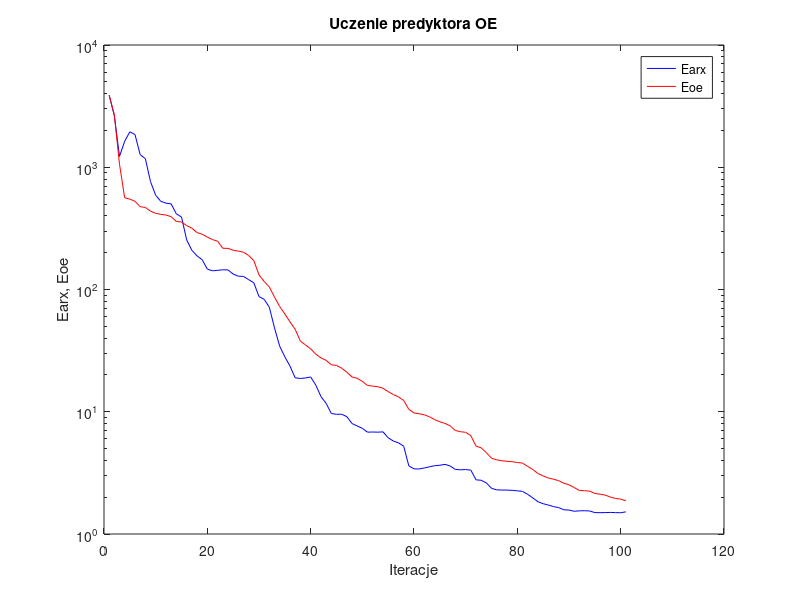
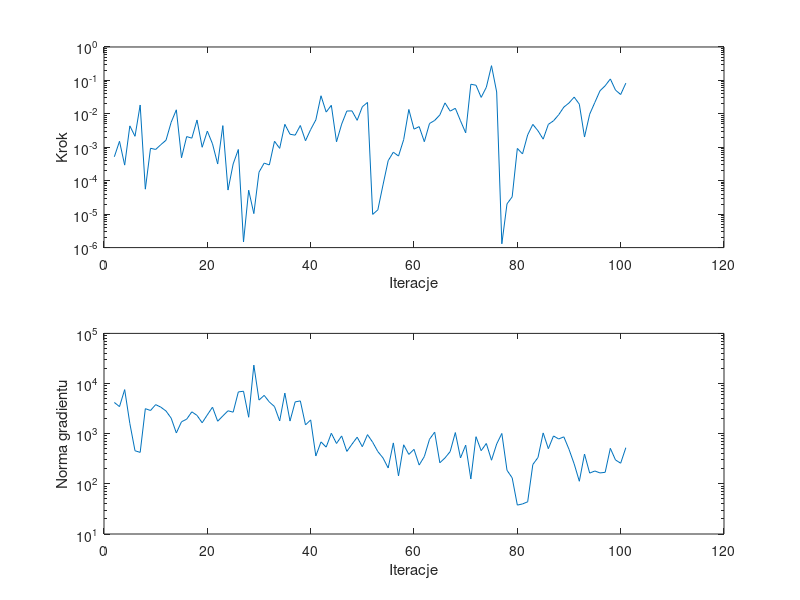

Source code (MATLAB) for these figures, in order:
%uczenie predyktora oe
clear all;
n=0; farx(n+1)=3.883083e+003; foe(n+1)=3.890146e+003; wspucz(n+1)=0.000000e+000; ng(n+1)=0.000000e+000;
%odnowa zmiennej metryki
n=1; farx(n+1)=2.635077e+003; foe(n+1)=2.687688e+003; krok(n+1)=5.202718e-004; ng(n+1)=4.194332e+003;
n=2; farx(n+1)=1.227608e+003; foe(n+1)=1.058267e+003; krok(n+1)=1.510644e-003; ng(n+1)=3.469566e+003;
n=3; farx(n+1)=1.632562e+003; foe(n+1)=5.628587e+002; krok(n+1)=2.930791e-004; ng(n+1)=7.567786e+003;
n=4; farx(n+1)=1.948512e+003; foe(n+1)=5.487753e+002; krok(n+1)=4.372259e-003; ng(n+1)=1.599738e+003;
n=5; farx(n+1)=1.852736e+003; foe(n+1)=5.264084e+002; krok(n+1)=2.133242e-003; ng(n+1)=4.568089e+002;
n=6; farx(n+1)=1.267267e+003; foe(n+1)=4.757349e+002; krok(n+1)=1.841334e-002; ng(n+1)=4.243210e+002;
n=7; farx(n+1)=1.176834e+003; foe(n+1)=4.691288e+002; krok(n+1)=5.587912e-005; ng(n+1)=3.155976e+003;
n=8; farx(n+1)=7.631579e+002; foe(n+1)=4.376456e+002; krok(n+1)=9.349870e-004; ng(n+1)=2.902463e+003;
n=9; farx(n+1)=5.904556e+002; foe(n+1)=4.197018e+002; krok(n+1)=8.616391e-004; ng(n+1)=3.798611e+003;
n=10; farx(n+1)=5.261579e+002; foe(n+1)=4.116707e+002; krok(n+1)=1.198792e-003; ng(n+1)=3.379243e+003;
n=11; farx(n+1)=5.086936e+002; foe(n+1)=4.066123e+002; krok(n+1)=1.624224e-003; ng(n+1)=2.834597e+003;
n=12; farx(n+1)=5.013166e+002; foe(n+1)=3.940730e+002; krok(n+1)=5.608324e-003; ng(n+1)=2.043193e+003;
n=13; farx(n+1)=4.157250e+002; foe(n+1)=3.603175e+002; krok(n+1)=1.321161e-002; ng(n+1)=1.033608e+003;
n=14; farx(n+1)=3.917941e+002; foe(n+1)=3.567842e+002; krok(n+1)=4.854552e-004; ng(n+1)=1.730092e+003;
n=15; farx(n+1)=2.546558e+002; foe(n+1)=3.332513e+002; krok(n+1)=2.090079e-003; ng(n+1)=1.946555e+003;
n=16; farx(n+1)=2.093645e+002; foe(n+1)=3.173779e+002; krok(n+1)=1.875750e-003; ng(n+1)=2.729327e+003;
n=17; farx(n+1)=1.884009e+002; foe(n+1)=2.920798e+002; krok(n+1)=6.543079e-003; ng(n+1)=2.318330e+003;
n=18; farx(n+1)=1.753964e+002; foe(n+1)=2.833002e+002; krok(n+1)=1.002232e-003; ng(n+1)=1.651285e+003;
n=19; farx(n+1)=1.467822e+002; foe(n+1)=2.683824e+002; krok(n+1)=3.049962e-003; ng(n+1)=2.375621e+003;
n=20; farx(n+1)=1.421899e+002; foe(n+1)=2.559919e+002; krok(n+1)=1.265711e-003; ng(n+1)=3.379006e+003;
n=21; farx(n+1)=1.435529e+002; foe(n+1)=2.481392e+002; krok(n+1)=3.157006e-004; ng(n+1)=1.772802e+003;
n=22; farx(n+1)=1.449840e+002; foe(n+1)=2.173891e+002; krok(n+1)=4.446059e-003; ng(n+1)=2.260459e+003;
n=23; farx(n+1)=1.446797e+002; foe(n+1)=2.170063e+002; krok(n+1)=5.256405e-005; ng(n+1)=2.863159e+003;
n=24; farx(n+1)=1.337387e+002; foe(n+1)=2.093709e+002; krok(n+1)=3.184791e-004; ng(n+1)=2.687868e+003;
n=25; farx(n+1)=1.284529e+002; foe(n+1)=2.060894e+002; krok(n+1)=8.594024e-004; ng(n+1)=6.810219e+003;
%odnowa zmiennej metryki
n=26; farx(n+1)=1.279982e+002; foe(n+1)=2.018040e+002; krok(n+1)=1.475238e-006; ng(n+1)=7.023204e+003;
n=27; farx(n+1)=1.203388e+002; foe(n+1)=1.898099e+002; krok(n+1)=5.210339e-005; ng(n+1)=2.128402e+003;
n=28; farx(n+1)=1.134599e+002; foe(n+1)=1.721485e+002; krok(n+1)=1.039083e-005; ng(n+1)=2.332137e+004;
n=29; farx(n+1)=8.744561e+001; foe(n+1)=1.315768e+002; krok(n+1)=1.802468e-004; ng(n+1)=4.680881e+003;
n=30; farx(n+1)=8.311609e+001; foe(n+1)=1.164177e+002; krok(n+1)=3.363588e-004; ng(n+1)=5.811280e+003;
n=31; farx(n+1)=7.160569e+001; foe(n+1)=1.048838e+002; krok(n+1)=2.964437e-004; ng(n+1)=4.289015e+003;
n=32; farx(n+1)=4.851137e+001; foe(n+1)=8.671050e+001; krok(n+1)=1.516318e-003; ng(n+1)=3.473595e+003;
n=33; farx(n+1)=3.440705e+001; foe(n+1)=7.258615e+001; krok(n+1)=9.272824e-004; ng(n+1)=1.797992e+003;
n=34; farx(n+1)=2.814559e+001; foe(n+1)=6.312144e+001; krok(n+1)=4.866267e-003; ng(n+1)=6.456906e+003;
n=35; farx(n+1)=2.361647e+001; foe(n+1)=5.434100e+001; krok(n+1)=2.456077e-003; ng(n+1)=1.785493e+003;
n=36; farx(n+1)=1.895258e+001; foe(n+1)=4.720885e+001; krok(n+1)=2.305594e-003; ng(n+1)=4.309744e+003;
n=37; farx(n+1)=1.871833e+001; foe(n+1)=3.792997e+001; krok(n+1)=4.483426e-003; ng(n+1)=4.505504e+003;
n=38; farx(n+1)=1.890380e+001; foe(n+1)=3.520749e+001; krok(n+1)=1.567808e-003; ng(n+1)=1.497603e+003;
n=39; farx(n+1)=1.926135e+001; foe(n+1)=3.271133e+001; krok(n+1)=3.400118e-003; ng(n+1)=1.882142e+003;
n=40; farx(n+1)=1.648317e+001; foe(n+1)=2.958116e+001; krok(n+1)=6.607631e-003; ng(n+1)=3.591118e+002;
n=41; farx(n+1)=1.328662e+001; foe(n+1)=2.756166e+001; krok(n+1)=3.477029e-002; ng(n+1)=6.868234e+002;
n=42; farx(n+1)=1.170366e+001; foe(n+1)=2.631440e+001; krok(n+1)=1.131031e-002; ng(n+1)=5.395515e+002;
n=43; farx(n+1)=9.670118e+000; foe(n+1)=2.421953e+001; krok(n+1)=1.803262e-002; ng(n+1)=1.021330e+003;
n=44; farx(n+1)=9.531864e+000; foe(n+1)=2.393867e+001; krok(n+1)=1.457334e-003; ng(n+1)=6.387734e+002;
n=45; farx(n+1)=9.542080e+000; foe(n+1)=2.269558e+001; krok(n+1)=4.939569e-003; ng(n+1)=9.026989e+002;
n=46; farx(n+1)=9.119756e+000; foe(n+1)=2.106898e+001; krok(n+1)=1.214548e-002; ng(n+1)=4.436157e+002;
n=47; farx(n+1)=8.011266e+000; foe(n+1)=1.926966e+001; krok(n+1)=1.226153e-002; ng(n+1)=6.179970e+002;
n=48; farx(n+1)=7.656975e+000; foe(n+1)=1.877519e+001; krok(n+1)=6.400909e-003; ng(n+1)=8.525530e+002;
n=49; farx(n+1)=7.315546e+000; foe(n+1)=1.772432e+001; krok(n+1)=1.631060e-002; ng(n+1)=5.502663e+002;
n=50; farx(n+1)=6.807244e+000; foe(n+1)=1.641329e+001; krok(n+1)=2.194150e-002; ng(n+1)=9.578212e+002;
%odnowa zmiennej metryki
n=51; farx(n+1)=6.828806e+000; foe(n+1)=1.620495e+001; krok(n+1)=9.849580e-006; ng(n+1)=6.752974e+002;
n=52; farx(n+1)=6.806213e+000; foe(n+1)=1.602736e+001; krok(n+1)=1.344623e-005; ng(n+1)=4.403844e+002;
n=53; farx(n+1)=6.848347e+000; foe(n+1)=1.555742e+001; krok(n+1)=7.502023e-005; ng(n+1)=3.286567e+002;
n=54; farx(n+1)=6.127467e+000; foe(n+1)=1.462407e+001; krok(n+1)=3.968650e-004; ng(n+1)=2.071752e+002;
n=55; farx(n+1)=5.761210e+000; foe(n+1)=1.383131e+001; krok(n+1)=7.138862e-004; ng(n+1)=6.550624e+002;
n=56; farx(n+1)=5.566495e+000; foe(n+1)=1.324308e+001; krok(n+1)=5.465324e-004; ng(n+1)=1.438516e+002;
n=57; farx(n+1)=5.228490e+000; foe(n+1)=1.236287e+001; krok(n+1)=1.693410e-003; ng(n+1)=6.008014e+002;
n=58; farx(n+1)=3.607260e+000; foe(n+1)=1.045876e+001; krok(n+1)=1.352965e-002; ng(n+1)=3.863650e+002;
n=59; farx(n+1)=3.409931e+000; foe(n+1)=9.786686e+000; krok(n+1)=3.487800e-003; ng(n+1)=4.872019e+002;
n=60; farx(n+1)=3.404006e+000; foe(n+1)=9.628350e+000; krok(n+1)=4.150488e-003; ng(n+1)=2.370312e+002;
n=61; farx(n+1)=3.467324e+000; foe(n+1)=9.437219e+000; krok(n+1)=1.469853e-003; ng(n+1)=3.505200e+002;
n=62; farx(n+1)=3.549137e+000; foe(n+1)=9.092941e+000; krok(n+1)=5.139053e-003; ng(n+1)=7.741544e+002;
n=63; farx(n+1)=3.620004e+000; foe(n+1)=8.629492e+000; krok(n+1)=6.353015e-003; ng(n+1)=1.074001e+003;
n=64; farx(n+1)=3.652061e+000; foe(n+1)=8.279611e+000; krok(n+1)=9.289554e-003; ng(n+1)=2.630980e+002;
n=65; farx(n+1)=3.712164e+000; foe(n+1)=8.026242e+000; krok(n+1)=2.128042e-002; ng(n+1)=3.290414e+002;
n=66; farx(n+1)=3.599818e+000; foe(n+1)=7.669406e+000; krok(n+1)=1.205272e-002; ng(n+1)=4.400967e+002;
n=67; farx(n+1)=3.373742e+000; foe(n+1)=7.023981e+000; krok(n+1)=1.468412e-002; ng(n+1)=1.053905e+003;
n=68; farx(n+1)=3.350708e+000; foe(n+1)=6.866867e+000; krok(n+1)=6.192369e-003; ng(n+1)=3.283440e+002;
n=69; farx(n+1)=3.367286e+000; foe(n+1)=6.790151e+000; krok(n+1)=2.707062e-003; ng(n+1)=5.909993e+002;
n=70; farx(n+1)=3.332115e+000; foe(n+1)=6.373336e+000; krok(n+1)=7.689657e-002; ng(n+1)=1.250307e+002;
n=71; farx(n+1)=2.774172e+000; foe(n+1)=5.236920e+000; krok(n+1)=7.173481e-002; ng(n+1)=8.709425e+002;
n=72; farx(n+1)=2.751679e+000; foe(n+1)=5.069370e+000; krok(n+1)=3.106913e-002; ng(n+1)=4.588822e+002;
n=73; farx(n+1)=2.619214e+000; foe(n+1)=4.636110e+000; krok(n+1)=6.240867e-002; ng(n+1)=6.381767e+002;
n=74; farx(n+1)=2.364305e+000; foe(n+1)=4.167069e+000; krok(n+1)=2.762177e-001; ng(n+1)=2.959526e+002;
n=75; farx(n+1)=2.297205e+000; foe(n+1)=4.045149e+000; krok(n+1)=4.505124e-002; ng(n+1)=6.222429e+002;
%odnowa zmiennej metryki
n=76; farx(n+1)=2.289029e+000; foe(n+1)=3.972391e+000; krok(n+1)=1.298681e-006; ng(n+1)=1.011038e+003;
n=77; farx(n+1)=2.287662e+000; foe(n+1)=3.935673e+000; krok(n+1)=2.031935e-005; ng(n+1)=1.864028e+002;
n=78; farx(n+1)=2.275014e+000; foe(n+1)=3.902707e+000; krok(n+1)=3.290674e-005; ng(n+1)=1.319174e+002;
n=79; farx(n+1)=2.254243e+000; foe(n+1)=3.846471e+000; krok(n+1)=9.247269e-004; ng(n+1)=3.770907e+001;
n=80; farx(n+1)=2.232489e+000; foe(n+1)=3.803425e+000; krok(n+1)=6.328553e-004; ng(n+1)=3.975282e+001;
n=81; farx(n+1)=2.109998e+000; foe(n+1)=3.570899e+000; krok(n+1)=2.348414e-003; ng(n+1)=4.384847e+001;
n=82; farx(n+1)=1.973410e+000; foe(n+1)=3.369259e+000; krok(n+1)=4.841816e-003; ng(n+1)=2.428241e+002;
n=83; farx(n+1)=1.835172e+000; foe(n+1)=3.122327e+000; krok(n+1)=3.108393e-003; ng(n+1)=3.359030e+002;
n=84; farx(n+1)=1.769148e+000; foe(n+1)=2.985999e+000; krok(n+1)=1.749592e-003; ng(n+1)=1.036073e+003;
n=85; farx(n+1)=1.725166e+000; foe(n+1)=2.875076e+000; krok(n+1)=4.841655e-003; ng(n+1)=5.023315e+002;
n=86; farx(n+1)=1.675920e+000; foe(n+1)=2.805145e+000; krok(n+1)=6.193383e-003; ng(n+1)=9.017706e+002;
n=87; farx(n+1)=1.643884e+000; foe(n+1)=2.731620e+000; krok(n+1)=9.375382e-003; ng(n+1)=7.851797e+002;
n=88; farx(n+1)=1.578892e+000; foe(n+1)=2.600136e+000; krok(n+1)=1.589439e-002; ng(n+1)=8.656394e+002;
n=89; farx(n+1)=1.569414e+000; foe(n+1)=2.526341e+000; krok(n+1)=2.117616e-002; ng(n+1)=4.882644e+002;
n=90; farx(n+1)=1.534422e+000; foe(n+1)=2.399589e+000; krok(n+1)=3.172883e-002; ng(n+1)=2.501398e+002;
n=91; farx(n+1)=1.547356e+000; foe(n+1)=2.270523e+000; krok(n+1)=1.945154e-002; ng(n+1)=1.126534e+002;
n=92; farx(n+1)=1.550271e+000; foe(n+1)=2.259714e+000; krok(n+1)=2.027075e-003; ng(n+1)=3.932056e+002;
n=93; farx(n+1)=1.542971e+000; foe(n+1)=2.240943e+000; krok(n+1)=9.748751e-003; ng(n+1)=1.638444e+002;
n=94; farx(n+1)=1.496207e+000; foe(n+1)=2.147169e+000; krok(n+1)=2.191235e-002; ng(n+1)=1.805061e+002;
n=95; farx(n+1)=1.494527e+000; foe(n+1)=2.115809e+000; krok(n+1)=4.904612e-002; ng(n+1)=1.650415e+002;
n=96; farx(n+1)=1.496767e+000; foe(n+1)=2.081040e+000; krok(n+1)=6.918848e-002; ng(n+1)=1.698190e+002;
n=97; farx(n+1)=1.501475e+000; foe(n+1)=2.006825e+000; krok(n+1)=1.107341e-001; ng(n+1)=5.112544e+002;
n=98; farx(n+1)=1.495731e+000; foe(n+1)=1.952240e+000; krok(n+1)=5.138140e-002; ng(n+1)=2.994287e+002;
n=99; farx(n+1)=1.492431e+000; foe(n+1)=1.931151e+000; krok(n+1)=3.786424e-002; ng(n+1)=2.579464e+002;
n=100; farx(n+1)=1.517912e+000; foe(n+1)=1.866761e+000; krok(n+1)=8.277891e-002; ng(n+1)=5.261329e+002;

figure; semilogy(farx,'b'); hold on; semilogy(foe,'r'); xlabel('Iteracje'); ylabel('Earx, Eoe'); legend('Earx','Eoe'); title('Uczenie predyktora OE');
figure; subplot(2,1,1); semilogy(krok); xlabel('Iteracje'); ylabel('Krok');
subplot(2,1,2); semilogy(ng); xlabel('Iteracje'); ylabel('Norma gradientu');
Earx=farx(n+1)
Eoe=foe(n+1)
